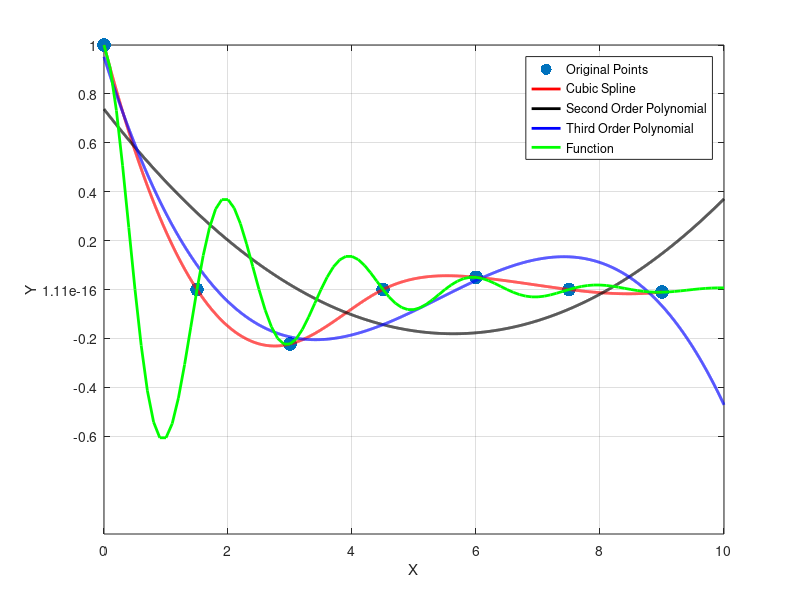

Write MATLAB code to recreate this figure.
%% ECE 2409-001
%% Homework 10
%% Brendan Burke
clear;clc;close all
Published=datestr(now, 21)

%% PART 
x=[0,1.5,3,4.5,6,7.5,9];
y=[1,0,-0.223,0,0.05,0,-0.01];
figure(1)
h1=plot(x,y,'.','MarkerSize',30);
hold on
set(gca,'xtick',[0:2:10]);
set(gca,'ytick',[-0.4:0.2:1]);
set(gca,'XLim',[0 10]);
grid
xlabel('X');
ylabel('Y');

xi=[0:0.001:10];
yi=interp1(x,y,xi,'spline');
h2=plot(xi,yi,'r-','linewidth',2);

%% PART 2
p=polyfit(x,y,2);
y_poly=polyval(p,xi);
h3=plot(xi,y_poly,'k-','linewidth',2);

%% PART 3
p_new=polyfit(x,y,3);
y_poly2=polyval(p_new,xi);
h4=plot(xi,y_poly2,'b-','linewidth',2);

%% PART 4
xx=[0:0.1:10];
set(gca,'ytick',[-0.6:0.2:1]);
yy=(exp(-xx/2).*(cos(pi*xx)));
h5=plot(xx,yy,'g-','linewidth',2);

%% PART 5
legend([h1,h2,h3,h4,h5],{'Original Points','Cubic Spline','Second Order Polynomial','Third Order Polynomial','Function'});
hold off